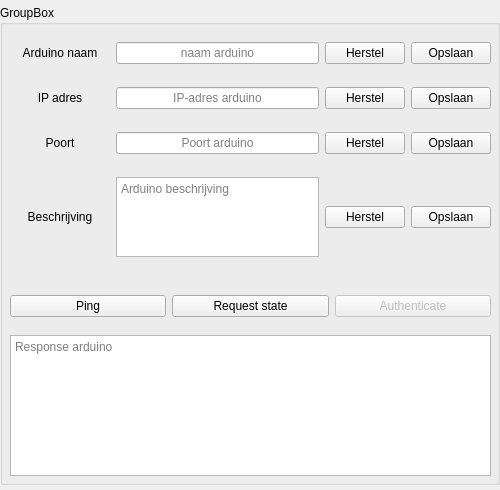
<?xml version="1.0" encoding="UTF-8"?>
<ui version="4.0">
 <class>bsfDeviceFormWidget</class>
 <widget class="QWidget" name="bsfDeviceFormWidget">
  <property name="geometry">
   <rect>
    <x>0</x>
    <y>0</y>
    <width>500</width>
    <height>490</height>
   </rect>
  </property>
  <property name="minimumSize">
   <size>
    <width>500</width>
    <height>490</height>
   </size>
  </property>
  <property name="windowTitle">
   <string>Form</string>
  </property>
  <widget class="QGroupBox" name="groupBoxDevice">
   <property name="geometry">
    <rect>
     <x>0</x>
     <y>5</y>
     <width>500</width>
     <height>480</height>
    </rect>
   </property>
   <property name="title">
    <string>GroupBox</string>
   </property>
   <widget class="QWidget" name="gridLayoutWidget">
    <property name="geometry">
     <rect>
      <x>10</x>
      <y>20</y>
      <width>481</width>
      <height>251</height>
     </rect>
    </property>
    <layout class="QGridLayout" name="gridLayout">
     <item row="0" column="3">
      <widget class="QPushButton" name="pushButtonSaveName">
       <property name="text">
        <string>Opslaan</string>
       </property>
      </widget>
     </item>
     <item row="2" column="2">
      <widget class="QPushButton" name="pushButtonRecoverPort">
       <property name="text">
        <string>Herstel</string>
       </property>
      </widget>
     </item>
     <item row="1" column="0">
      <widget class="QLabel" name="labelIpAddress">
       <property name="minimumSize">
        <size>
         <width>100</width>
         <height>0</height>
        </size>
       </property>
       <property name="text">
        <string>IP adres</string>
       </property>
       <property name="alignment">
        <set>Qt::AlignCenter</set>
       </property>
      </widget>
     </item>
     <item row="0" column="1">
      <widget class="QLineEdit" name="lineEditName">
       <property name="minimumSize">
        <size>
         <width>200</width>
         <height>0</height>
        </size>
       </property>
       <property name="maximumSize">
        <size>
         <width>300</width>
         <height>16777215</height>
        </size>
       </property>
       <property name="alignment">
        <set>Qt::AlignCenter</set>
       </property>
       <property name="placeholderText">
        <string extracomment="Arduino naam">naam arduino</string>
       </property>
      </widget>
     </item>
     <item row="3" column="2">
      <widget class="QPushButton" name="pushButtonRecoverDescription">
       <property name="text">
        <string>Herstel</string>
       </property>
      </widget>
     </item>
     <item row="3" column="0">
      <widget class="QLabel" name="labelDescription">
       <property name="minimumSize">
        <size>
         <width>100</width>
         <height>0</height>
        </size>
       </property>
       <property name="text">
        <string>Beschrijving</string>
       </property>
       <property name="alignment">
        <set>Qt::AlignCenter</set>
       </property>
      </widget>
     </item>
     <item row="3" column="3">
      <widget class="QPushButton" name="pushButtonSaveDescription">
       <property name="text">
        <string>Opslaan</string>
       </property>
      </widget>
     </item>
     <item row="1" column="2">
      <widget class="QPushButton" name="pushButtonRecoverIP">
       <property name="text">
        <string>Herstel</string>
       </property>
      </widget>
     </item>
     <item row="1" column="3">
      <widget class="QPushButton" name="pushButtonSaveIP">
       <property name="text">
        <string>Opslaan</string>
       </property>
      </widget>
     </item>
     <item row="2" column="3">
      <widget class="QPushButton" name="pushButtonSavePort">
       <property name="text">
        <string>Opslaan</string>
       </property>
      </widget>
     </item>
     <item row="2" column="1">
      <widget class="QLineEdit" name="lineEditPort">
       <property name="minimumSize">
        <size>
         <width>200</width>
         <height>0</height>
        </size>
       </property>
       <property name="maximumSize">
        <size>
         <width>300</width>
         <height>16777215</height>
        </size>
       </property>
       <property name="alignment">
        <set>Qt::AlignCenter</set>
       </property>
       <property name="placeholderText">
        <string extracomment="Arduino naam">Poort arduino</string>
       </property>
      </widget>
     </item>
     <item row="0" column="2">
      <widget class="QPushButton" name="pushButtonRecoverName">
       <property name="text">
        <string>Herstel</string>
       </property>
      </widget>
     </item>
     <item row="2" column="0">
      <widget class="QLabel" name="labelPort">
       <property name="minimumSize">
        <size>
         <width>100</width>
         <height>0</height>
        </size>
       </property>
       <property name="text">
        <string>Poort</string>
       </property>
       <property name="alignment">
        <set>Qt::AlignCenter</set>
       </property>
      </widget>
     </item>
     <item row="0" column="0">
      <widget class="QLabel" name="labelName">
       <property name="minimumSize">
        <size>
         <width>100</width>
         <height>0</height>
        </size>
       </property>
       <property name="text">
        <string>Arduino naam</string>
       </property>
       <property name="alignment">
        <set>Qt::AlignCenter</set>
       </property>
      </widget>
     </item>
     <item row="1" column="1">
      <widget class="QLineEdit" name="lineEditIPAddress">
       <property name="minimumSize">
        <size>
         <width>200</width>
         <height>0</height>
        </size>
       </property>
       <property name="maximumSize">
        <size>
         <width>300</width>
         <height>16777215</height>
        </size>
       </property>
       <property name="alignment">
        <set>Qt::AlignCenter</set>
       </property>
       <property name="placeholderText">
        <string extracomment="Arduino naam">IP-adres arduino</string>
       </property>
      </widget>
     </item>
     <item row="3" column="1">
      <widget class="QPlainTextEdit" name="plainTextEditDescription">
       <property name="maximumSize">
        <size>
         <width>16777215</width>
         <height>80</height>
        </size>
       </property>
       <property name="lineWrapMode">
        <enum>QPlainTextEdit::WidgetWidth</enum>
       </property>
       <property name="placeholderText">
        <string>Arduino beschrijving</string>
       </property>
      </widget>
     </item>
    </layout>
   </widget>
   <widget class="QWidget" name="layoutWidget">
    <property name="geometry">
     <rect>
      <x>10</x>
      <y>280</y>
      <width>481</width>
      <height>43</height>
     </rect>
    </property>
    <layout class="QHBoxLayout" name="horizontalLayoutTestButtons">
     <property name="topMargin">
      <number>10</number>
     </property>
     <property name="rightMargin">
      <number>0</number>
     </property>
     <property name="bottomMargin">
      <number>10</number>
     </property>
     <item>
      <widget class="QPushButton" name="pushButtonPing">
       <property name="text">
        <string>Ping</string>
       </property>
      </widget>
     </item>
     <item>
      <widget class="QPushButton" name="pushButtonRequestState">
       <property name="text">
        <string>Request state</string>
       </property>
      </widget>
     </item>
     <item>
      <widget class="QPushButton" name="pushButtonAuthenticate">
       <property name="enabled">
        <bool>false</bool>
       </property>
       <property name="text">
        <string>Authenticate</string>
       </property>
      </widget>
     </item>
    </layout>
   </widget>
   <widget class="QPlainTextEdit" name="plainTextEditResponseArduino">
    <property name="geometry">
     <rect>
      <x>10</x>
      <y>330</y>
      <width>481</width>
      <height>141</height>
     </rect>
    </property>
    <property name="readOnly">
     <bool>true</bool>
    </property>
    <property name="placeholderText">
     <string>Response arduino</string>
    </property>
   </widget>
  </widget>
 </widget>
 <resources/>
 <connections/>
</ui>
